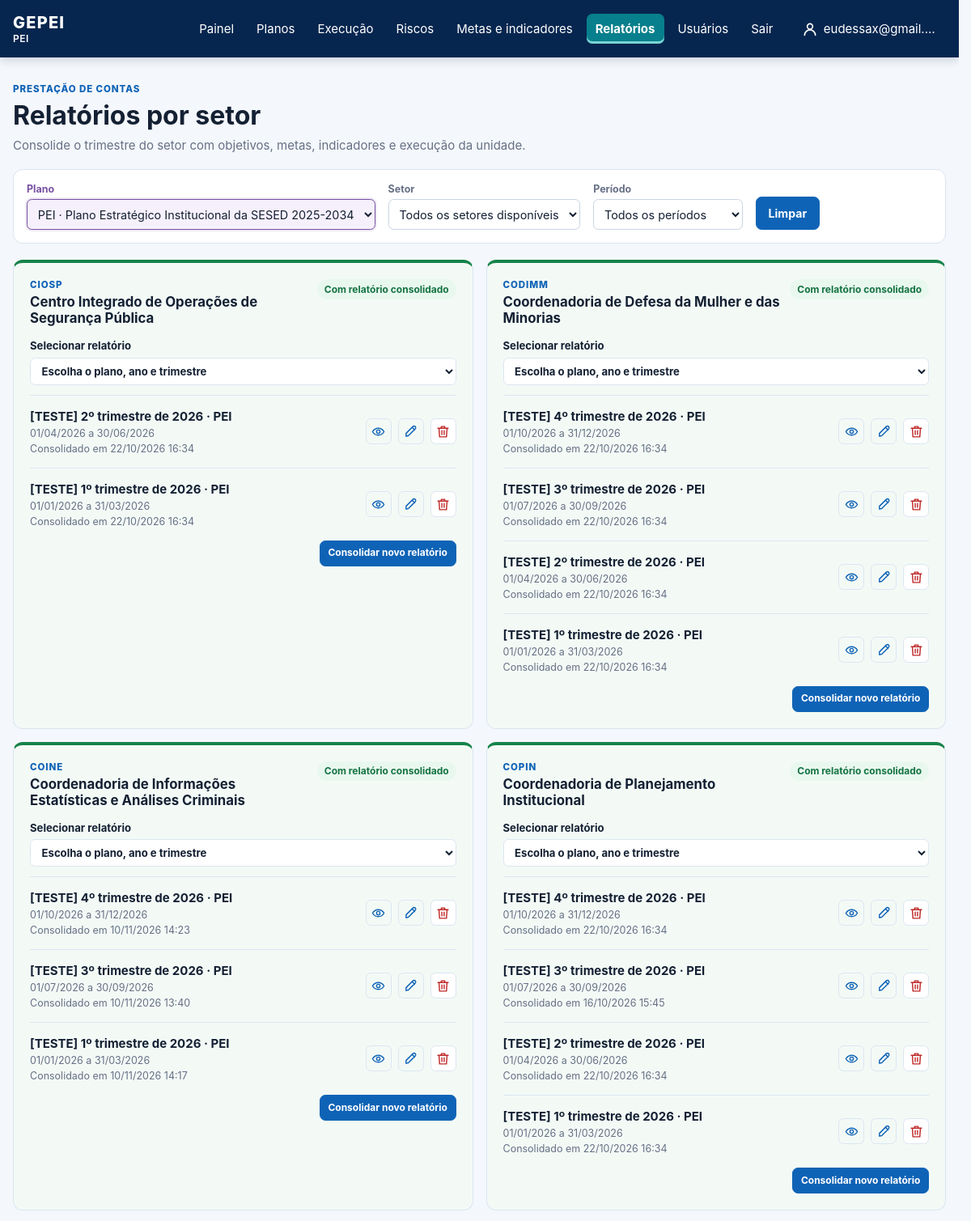
/relatorios/ (signed in, upper part), run on the app's committed database.
### core/models.py (models this page shows, shortened)
class Plan(models.Model):
    class PlanType(models.TextChoices):
        PEI = "PEI", "PEI"
        PESP = "PESP", "PESP"
        PPA = "PPA", "PPA"
        OTHER = "OUTRO", "Outro"
    name = models.CharField(max_length=180)
    acronym = models.CharField(max_length=30)
    plan_type = models.CharField(max_length=10, choices=PlanType.choices)
    access_groups = models.ManyToManyField("auth.Group", blank=True, related_name="accessible_plans")
    start_date = models.DateField()
    end_date = models.DateField()
    active = models.BooleanField(default=True)
    def __str__(self):
        return self.acronym

class OrganizationalUnit(models.Model):
    class UnitType(models.TextChoices):
        ORGAN = "ORGAO", "Órgão"
        UNIT = "UNIDADE", "Unidade"
        SECTOR = "SETOR", "Setor"
    organization = models.ForeignKey(Organization, on_delete=models.PROTECT)
    exclusive_plan = models.ForeignKey("Plan", null=True, blank=True, on_delete=models.PROTECT, related_name="exclusive_units")
    parent = models.ForeignKey("self", null=True, blank=True, on_delete=models.PROTECT)
    name = models.CharField(max_length=180)
    acronym = models.CharField(max_length=30, blank=True)
    unit_type = models.CharField(max_length=10, choices=UnitType.choices)
    def __str__(self):
        return self.acronym or self.name

class QuarterlySectorReport(models.Model):
    unit = models.ForeignKey(OrganizationalUnit, on_delete=models.PROTECT)
    plan = models.ForeignKey(Plan, on_delete=models.PROTECT)
    year = models.PositiveSmallIntegerField()
    quarter = models.PositiveSmallIntegerField(choices=[(n, f"{n}º trimestre") for n in range(1, 5)])
    snapshot = models.JSONField(default=dict)
    consolidated_by = models.ForeignKey(settings.AUTH_USER_MODEL, on_delete=models.PROTECT)
    consolidated_at = models.DateTimeField(auto_now_add=True)
    class Meta:
        ordering = ["-year", "-quarter", "unit__name"]
        default_permissions = ("view",)
        permissions = [("consolidate_quarterlysectorreport", "Consolidar relatório trimestral do próprio setor")]
        constraints = [models.CheckConstraint(condition=models.Q(quarter__gte=1, quarter__lte=4), name="valid_report_quarter")]

### core/quarterly_reports.py (the view, shortened to what this page needs)
# urls.py: path("relatorios/", quarterly_reports.overview, name="report_cycle_overview"),
@login_required
def overview(request):
    if not _can_view(request.user):
        raise PermissionDenied
    today = timezone.localdate()
    selected_unit = selected_unit_for_request(request)
    selected_plan = request.GET.get("plan", "")
    selected_year = request.GET.get("year", "")
    view_units = view_scope_units(OrganizationalUnit.objects.order_by("name"), request.user)
    write_units = scope_units(OrganizationalUnit.objects.order_by("name"), request.user)
    can_consolidate = request.user.has_perm("core.consolidate_quarterlysectorreport")
    initial = {"unit": selected_unit, "plan": selected_plan or current_plans(request).values_list("pk", flat=True).first(), "year": today.year, "quarter": (today.month - 1) // 3 + 1}
    form = QuarterlyReportForm(request.POST if request.method == "POST" else None, units=write_units, plans=current_plans(request), initial=initial)
    reports = QuarterlySectorReport.objects.filter(plan__in=current_plans(request), unit__in=view_units).select_related("unit", "plan", "consolidated_by")
    years = sorted(set(reports.values_list("year", flat=True)) | {today.year}, reverse=True)
    if selected_unit.isdigit():
        reports = reports.filter(unit_id=selected_unit)
    if selected_plan.isdigit():
        reports = reports.filter(plan_id=selected_plan)
    period_values = {(year, quarter) for year, quarter in reports.values_list("year", "quarter").distinct()}
    for plan in current_plans(request).only("start_date", "end_date"):
        for year in range(plan.start_date.year, plan.end_date.year + 1):
            first_quarter = 1 if year > plan.start_date.year else (plan.start_date.month - 1) // 3 + 1
            last_quarter = 4 if year < plan.end_date.year else (plan.end_date.month - 1) // 3 + 1
            period_values.update((year, quarter) for quarter in range(first_quarter, last_quarter + 1))
    period_values.add((today.year, (today.month - 1) // 3 + 1))
    available_periods = [{"value": f"{year}-{quarter}", "label": f"{quarter}º trimestre de {year}"} for year, quarter in sorted(period_values, reverse=True)]
    selected_period = request.GET.get("period", "")
    match = re.fullmatch(r"([2-9]\d{3})-([1-4])", selected_period)
    available_years = list(reports.order_by("-year").values_list("year", flat=True).distinct())
    selected_year = request.GET.get("year", "")
    selected_quarter = request.GET.get("quarter", "")
    if match:
        selected_year, selected_quarter = match.groups()
        if not any(item["value"] == selected_period for item in available_periods):
            available_periods.insert(0, {"value": selected_period, "label": f"{selected_quarter}º trimestre de {selected_year}"})
    else:
        selected_period = ""
    if selected_year.isascii() and selected_year.isdigit() and len(selected_year) == 4:
        reports = reports.filter(year=int(selected_year))
    else:
        selected_year = ""
    if selected_quarter in ("1", "2", "3", "4"):
        reports = reports.filter(quarter=int(selected_quarter))
    else:
        selected_quarter = ""
    if not selected_period and selected_year and selected_quarter:
        selected_period = f"{selected_year}-{selected_quarter}"
    units = view_units.filter(pk=selected_unit) if selected_unit.isdigit() else view_units
    if selected_period:
        units = units.filter(pk__in=reports.values("unit_id"))
    sector_rows = [{"unit": unit, "reports": [r for r in reports if r.unit_id == unit.pk], "can_consolidate": can_consolidate and write_units.filter(pk=unit.pk).exists()} for unit in units]
    return render(request, "core/quarterly_report_overview.html", {"units": view_units, "selected_unit": selected_unit, "plans": current_plans(request), "selected_plan": selected_plan, "sector_rows": sector_rows, "consolidation_form": form, "can_consolidate": can_consolidate, "available_years": available_years, "selected_year": selected_year, "selected_quarter": selected_quarter, "quarters": range(1, 5), "available_periods": available_periods, "selected_period": selected_period})

### core/forms.py (shortened to what this page needs)
class QuarterlyReportForm(forms.Form):
    plan = forms.ModelChoiceField(queryset=None, label="Plano")
    unit = forms.ModelChoiceField(queryset=OrganizationalUnit.objects.none(), label="Setor")
    year = forms.IntegerField(label="Ano", min_value=2000, max_value=9999)
    quarter = forms.TypedChoiceField(label="Trimestre", coerce=int, choices=((1, "1º trimestre · janeiro a março"), (2, "2º trimestre · abril a junho"), (3, "3º trimestre · julho a setembro"), (4, "4º trimestre · outubro a dezembro")))
    def __init__(self, *args, units, plans=None, **kwargs):
        super().__init__(*args, **kwargs)
        self.fields["plan"].queryset = plans if plans is not None else Plan.objects.filter(active=True).order_by("acronym")
        self.fields["unit"].queryset = units

### core/context_processors.py (called while the page is built)
def navigation_plans(request):
    if not request.user.is_authenticated:
        return {"navigation_plans": []}
    return {"navigation_plans": request.available_plans, "active_plan": request.active_plan}

### core/permissions.py (called while the page is built, shortened)
def is_administrator(user):
    if user.is_superuser:
        return True
    return user.groups.filter(name__iexact=ADMINISTRATOR_GROUP_NAME).exists()

def user_unit_ids(user, for_view=False):
    if is_administrator(user) or (for_view and user.has_perm("core.view_other_units")):
        return None

def scope_units(queryset, user, for_view=False):
    from .plan_scope import units_for_plan
    queryset = units_for_plan(queryset, user)
    ids = user_unit_ids(user, for_view=for_view)
    return queryset if ids is None else queryset.filter(pk__in=ids)

def selected_unit_for_request(request):
    ids = user_unit_ids(request.user)
    requested = request.GET.get("unit", "")
    if ids is None:
        return requested

def view_scope_units(queryset, user):
    return scope_units(queryset, user, for_view=True)

### core/plan_scope.py (called while the page is built)
def available_plans(user):
    plans = Plan.objects.filter(active=True).order_by("acronym", "pk")
    if user.is_superuser:
        return plans
    groups = user.groups.all()
    if not groups.exists():
        return plans.filter(plan_type=Plan.PlanType.PEI)
    return plans.filter(access_groups__in=groups).distinct()

def current_plans(request):
    return Plan.objects.filter(pk=getattr(request.user, "_active_plan_id", None))

### core/quarterly_reports.py (called while the page is built)
def _can_view(user):
    return any(user.has_perm(p) for p in ("core.view_quarterlysectorreport", "core.view_sectorreport", "core.view_reportcycle", "core.consolidate_quarterlysectorreport"))

### templates/core/quarterly_report_overview.html (shortened to what this page needs)
{% extends "base.html" %}
{% block content %}
<section class="page-heading dashboard-heading"><div><p class="eyebrow">Prestação de contas</p><h1>Relatórios por setor</h1><p>Consolide o trimestre do setor com objetivos, metas, indicadores e execução da unidade.</p></div></section>
<form method="get" class="dashboard-filters"><label>Plano<select name="plan">{% for plan in plans %}<option value="{{ plan.pk }}" >{{ plan.acronym }} · </option>{% endfor %}</select></label><label>{% if active_plan.plan_type == "PESP" %}Órgão{% else %}Setor{% endif %}<select name="unit"><option value="">{% if active_plan.plan_type == "PESP" %}Todos os órgãos disponíveis{% else %}Todos os setores disponíveis{% endif %}</option></select></label><label>Período<select name="period"><option value="">Todos os períodos</option></select></label><a class="button button-primary clear-filter" href="{% url 'report_cycle_overview' %}">Limpar</a></form>
<section class="quarterly-report-sectors">
{% for row in sector_rows %}
<article class="panel quarterly-sector-card {% if row.reports %}quarterly-sector-consolidated{% endif %}">
  <div class="panel-heading"><div><p class="eyebrow">{{ row.unit.acronym }}</p><h2>{{ row.unit.name }}</h2></div><span class="chip {% if row.reports %}chip-concluida{% else %}chip-neutral{% endif %}">{% if row.reports %}Com relatório consolidado{% else %}Sem consolidação{% endif %}</span></div>
  {% if row.reports %}<label class="quarterly-report-picker">Selecionar relatório<select data-select-report><option value="">Escolha o plano, ano e trimestre</option></select></label>{% endif %}
  {% for report in row.reports %}<div class="quarterly-report-entry"><div><strong>{% if report.snapshot.contains_test_data %}[TESTE] {% endif %}{{ report.quarter }}º trimestre de {{ report.year }} · {{ report.plan.acronym }}</strong><small>{{ report.snapshot.period_label }}</small><small>Consolidado em {{ report.consolidated_at|date:"d/m/Y H:i" }}</small></div><div class="quarterly-report-actions"><a class="row-icon" href="{% url 'quarterly_report_detail' report.pk %}" title="Ver relatório" aria-label="Ver relatório">{% include "core/_record_icon.html" with icon="view" %}</a>{% if row.can_consolidate %}<a class="row-icon" href="{% url 'quarterly_report_edit' report.pk %}" title="Editar relatório" aria-label="Editar relatório">{% include "core/_record_icon.html" with icon="edit" %}</a><button type="button" class="row-icon row-icon-danger" data-delete-report="{{ report.pk }}" title="Excluir relatório" aria-label="Excluir relatório">{% include "core/_record_icon.html" with icon="delete" %}</button>{% endif %}{% if not row.reports and row.can_consolidate %}<button type="button" class="button button-primary" data-consolidate-unit="{{ row.unit.pk }}">Consolidar relatório</button>{% endif %}</div></div>{% if row.can_consolidate %}{% include "core/_quarterly_report_delete.html" %}{% endif %}{% empty %}<p class="form-hint">Escolha o plano, o ano e o trimestre para consolidar o primeiro relatório deste setor.</p>{% endfor %}
  {% if row.can_consolidate %}<div class="quarterly-report-actions"><button type="button" class="button button-primary" data-consolidate-unit="{{ row.unit.pk }}">Consolidar novo relatório</button></div>{% endif %}
</article>
{% empty %}<div class="panel empty-state">{% if selected_period %}Nenhum relatório consolidado encontrado para o período selecionado.{% else %}Nenhum setor disponível.{% endif %}</div>{% endfor %}
</section>
{% endblock %}

### templates/base.html (shortened to what this page needs)
{% load static %}
<!doctype html>
<html lang="pt-br">
<head>
  <link rel="stylesheet" href="{% static 'css/gepei.css' %}?v=20261126-indice-vertical">
</head>
<body{% if active_plan.plan_type == "PESP" %} class="theme-pesp"{% endif %}>
  <header class="topbar">
    <a class="brand" href="{% url 'dashboard' %}">
      GEPEI
      {% if active_plan %}<span class="brand-plan">{{ active_plan.acronym }}</span>{% endif %}
    </a>
    {% if user.is_authenticated %}
      <nav>
        <a href="{% url 'dashboard' %}" {% if request.path == '/' %}class="nav-active" aria-current="page"{% endif %}>Painel</a>
        {% if perms.core.view_plan %}<a href="{% url 'pei_overview' %}" {% if '/pei/' in request.path %}class="nav-active" aria-current="page"{% endif %}>Planos</a>{% endif %}
        {% if perms.core.view_actionplan %}<a href="{% url 'action_plan_list' %}" {% if '/planos-de-acao/' in request.path and '/riscos/' not in request.path %}class="nav-active" aria-current="page"{% endif %}>Execução</a>{% endif %}
        {% if perms.core.view_risk %}<a href="{% url 'risk_overview' %}" {% if '/riscos/' in request.path %}class="nav-active" aria-current="page"{% endif %}>Riscos</a>{% endif %}
        {% if perms.core.view_strategictarget or perms.core.view_indicator %}<a href="{% if perms.core.view_indicator %}{% url 'indicator_overview' %}{% else %}{% url 'target_overview' %}{% endif %}" >Metas e indicadores</a>{% endif %}
        {% if perms.core.view_reportcycle or perms.core.view_sectorreport or perms.core.view_quarterlysectorreport or perms.core.consolidate_quarterlysectorreport %}<a href="{% url 'report_cycle_overview' %}" {% if '/relatorios/' in request.path %}class="nav-active" aria-current="page"{% endif %}>Relatórios</a>{% endif %}
        {% if perms.auth.view_user or perms.auth.view_group %}
        <details class="nav-plans{% if '/usuarios/' in request.path %} nav-active{% endif %}">
          <summary {% if '/usuarios/' in request.path %}aria-current="page"{% endif %}>Usuários</summary>
        </details>
        {% endif %}
        <form method="post" action="{% url 'logout' %}" onsubmit="return confirm('Tem certeza de que deseja sair?');">
          <button type="submit">Sair</button>
        </form>
        <a class="nav-user{% if request.path == '/minha-conta/' %} nav-active{% endif %}" href="{% url 'profile_edit' %}" title="Minha conta">
          <svg width="20" height="20" viewBox="0 0 24 24" fill="none" stroke="currentColor" stroke-width="2" stroke-linecap="round" stroke-linejoin="round" aria-hidden="true"><circle cx="12" cy="8" r="4"/><path d="M4 21c0-4.4 3.6-8 8-8s8 3.6 8 8"/></svg>
          <span>{{ user.first_name|default:user.username }}</span>
        </a>
      </nav>
    {% endif %}
  </header>
  <main class="container">
    {% block content %}{% endblock %}
  </main>
</body>
</html>

### templates/core/_record_icon.html
{% if icon == "view" %}<svg viewBox="0 0 24 24" width="18" height="18" fill="none" stroke="currentColor" stroke-width="1.8" stroke-linecap="round" stroke-linejoin="round" aria-hidden="true"><path d="M2 12s3.5-6 10-6 10 6 10 6-3.5 6-10 6S2 12 2 12Z"/><circle cx="12" cy="12" r="3"/></svg>{% elif icon == "delete" %}<svg viewBox="0 0 24 24" width="18" height="18" fill="none" stroke="currentColor" stroke-width="1.8" aria-hidden="true"><path d="M3 6h18M9 6V3h6v3M5 6l1 15h12l1-15M10 10v7M14 10v7"/></svg>{% elif icon == "evidence" %}<svg viewBox="0 0 24 24" width="18" height="18" fill="none" stroke="currentColor" stroke-width="1.8" aria-hidden="true"><path d="M6 3h8l4 4v14H6zM14 3v4h4M9 12h6M9 16h6"/></svg>{% else %}<svg viewBox="0 0 24 24" width="18" height="18" fill="none" stroke="currentColor" stroke-width="1.8" aria-hidden="true"><path d="m15 5 4 4M4 20l4-1L20 7a2.8 2.8 0 0 0-4-4L4 15z"/></svg>{% endif %}

### data on the page
Plan: acronym "PEI"
OrganizationalUnit: unit.acronym "CIOSP", unit.name "Centro Integrado de Operações de Segurança Pública"
QuarterlySectorReport: shows "[TESTE]", quarter "2", year "2026", plan.acronym "PEI", snapshot.period_label "01/04/2026 a 30/06/2026", consolidated_at "22/10/2026 16:34"
QuarterlySectorReport: shows "[TESTE]", quarter "1", year "2026", plan.acronym "PEI", snapshot.period_label "01/01/2026 a 31/03/2026", consolidated_at "22/10/2026 16:34"
OrganizationalUnit: unit.acronym "CODIMM", unit.name "Coordenadoria de Defesa da Mulher e das Minorias"
QuarterlySectorReport: shows "[TESTE]", quarter "4", year "2026", plan.acronym "PEI", snapshot.period_label "01/10/2026 a 31/12/2026", consolidated_at "22/10/2026 16:34"
QuarterlySectorReport: shows "[TESTE]", quarter "3", year "2026", plan.acronym "PEI", snapshot.period_label "01/07/2026 a 30/09/2026", consolidated_at "22/10/2026 16:34"
QuarterlySectorReport: shows "[TESTE]", quarter "2", year "2026", plan.acronym "PEI", snapshot.period_label "01/04/2026 a 30/06/2026", consolidated_at "22/10/2026 16:34"
QuarterlySectorReport: shows "[TESTE]", quarter "1", year "2026", plan.acronym "PEI", snapshot.period_label "01/01/2026 a 31/03/2026", consolidated_at "22/10/2026 16:34"
OrganizationalUnit: unit.acronym "COINE", unit.name "Coordenadoria de Informações Estatísticas e Análises Criminais"
QuarterlySectorReport: shows "[TESTE]", quarter "4", year "2026", plan.acronym "PEI", snapshot.period_label "01/10/2026 a 31/12/2026", consolidated_at "10/11/2026 14:23"
QuarterlySectorReport: shows "[TESTE]", quarter "3", year "2026", plan.acronym "PEI", snapshot.period_label "01/07/2026 a 30/09/2026", consolidated_at "10/11/2026 13:40"
QuarterlySectorReport: shows "[TESTE]", quarter "1", year "2026", plan.acronym "PEI", snapshot.period_label "01/01/2026 a 31/03/2026", consolidated_at "10/11/2026 14:17"
OrganizationalUnit: unit.acronym "COPIN", unit.name "Coordenadoria de Planejamento Institucional"
QuarterlySectorReport: shows "[TESTE]", quarter "4", year "2026", plan.acronym "PEI", snapshot.period_label "01/10/2026 a 31/12/2026", consolidated_at "22/10/2026 16:34"
QuarterlySectorReport: shows "[TESTE]", quarter "3", year "2026", plan.acronym "PEI", snapshot.period_label "01/07/2026 a 30/09/2026", consolidated_at "16/10/2026 15:45"
QuarterlySectorReport: shows "[TESTE]", quarter "2", year "2026", plan.acronym "PEI", snapshot.period_label "01/04/2026 a 30/06/2026", consolidated_at "22/10/2026 16:34"
QuarterlySectorReport: shows "[TESTE]", quarter "1", year "2026", plan.acronym "PEI", snapshot.period_label "01/01/2026 a 31/03/2026", consolidated_at "22/10/2026 16:34"

### other printed values
{{ user.first_name|default:user.username }} "eudessax@gmail.…"
form field plan "PEI · Plano Estratégico Institucional da SESED 2025-2034"
